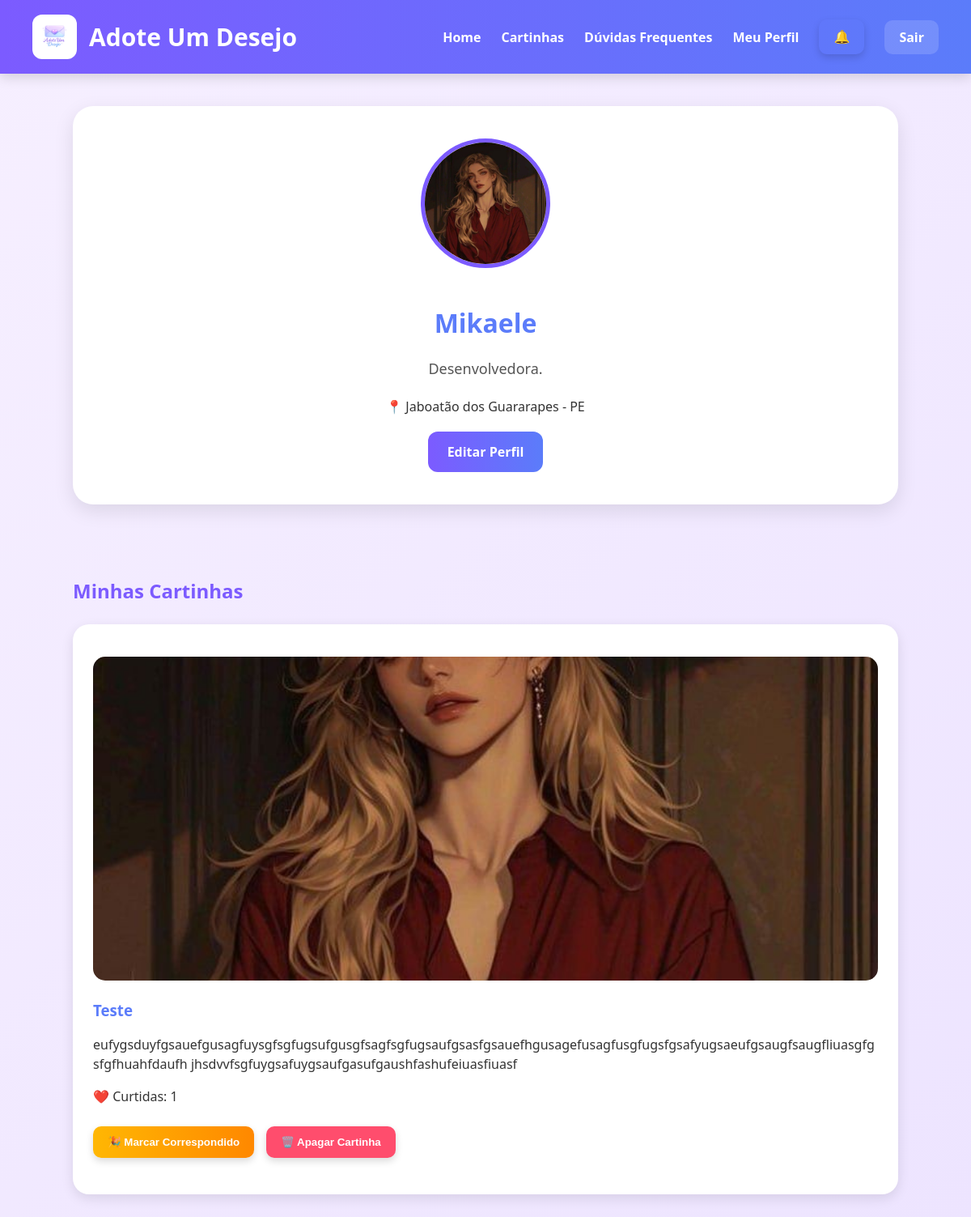
/usuarios/perfil/ (signed in), run on the app's committed database.
### usuarios/models.py (models this page shows, shortened)
class Perfil(models.Model):
    user = models.OneToOneField(
        User,
        on_delete=models.CASCADE
    )
    nome = models.CharField(
        max_length=150,
        blank=True
    )
    bio = models.TextField(
        blank=True
    )
    foto = models.ImageField(
        upload_to='perfis/',
        blank=True,
        null=True
    )
    cep = models.CharField(
        max_length=9,
        blank=True
    )
    rua = models.CharField(
        max_length=255,
        blank=True
    )
    numero = models.CharField(
        max_length=20,
        blank=True
    )
    bairro = models.CharField(
        max_length=100,
        blank=True
    )
    cidade = models.CharField(
        max_length=100,
        blank=True
    )
    estado = models.CharField(
        max_length=100,
        blank=True
    )
    complemento = models.CharField(
        max_length=255,
        blank=True
    )

### cartas/models.py (models this page shows, shortened)
class Carta(models.Model):
    autor = models.ForeignKey(
        User,
        on_delete=models.CASCADE
    )
    titulo = models.CharField(
        max_length=200
    )
    texto = models.TextField()
    cidade = models.CharField(
        max_length=100
    )
    estado = models.CharField(
        max_length=100
    )
    imagem = models.ImageField(
        upload_to='cartas/',
        blank=True,
        null=True
    )
    adotado = models.BooleanField(
        default=False
    )
    criado_em = models.DateTimeField(
        auto_now_add=True
    )
    correspondido = models.BooleanField(
        default=False
    )

### usuarios/views.py (the view)
# urls.py: path('perfil/', views.perfil, name='perfil'),
@login_required
def perfil(request):
    perfil, criado = Perfil.objects.get_or_create(
        user=request.user
    )
    return render(
        request,
        'perfil.html',
        {
            'perfil': perfil
        }
    )

### core/context_processors.py (called while the page is built)
def notificacoes(request):
    if request.user.is_authenticated:
        notificacoes_recentes = Notificacao.objects.filter(
            usuario=request.user
        ).order_by(
            '-criado_em'
        )[:5]
    else:
        notificacoes_recentes = []
    return {
        'notificacoes_recentes':
        notificacoes_recentes
    }

### templates/perfil.html (shortened to what this page needs)
{% extends 'base.html' %}
{% block content %}
<div class="perfil-page">
    <div class="perfil-card">
        {% if perfil.foto %}
            <img
                src="{{ perfil.foto.url }}"
                class="perfil-foto"
            >
        {% else %}
            <img
                src="https://via.placeholder.com/150"
                class="perfil-foto"
            >
        {% endif %}
        <h1>
            {{ request.user.username }}
        </h1>
        <p class="perfil-bio">
            {% if perfil.bio %}
                {{ perfil.bio }}
            {% else %}
                Nenhuma biografia ainda.
            {% endif %}
        </p>
        <div class="perfil-local">
            📍
            {{ perfil.cidade }}
            -
            {{ perfil.estado }}
        </div>
        <a
            href="{% url 'editar_perfil' %}"
            class="btn-editar"
        >
            Editar Perfil
        </a>
    </div>
    <div class="perfil-cartas">
        <h2>
            Minhas Cartinhas
        </h2>
        {% for carta in request.user.carta_set.all %}
            <div class="card">
                {% if carta.imagem %}
                    <img
                        src="{{ carta.imagem.url }}"
                        class="card-img"
                    >
                {% endif %}
                <h3>
                    <a href="{% url 'detalhe_carta' carta.id %}">
                        {{ carta.titulo }}
                    </a>
                </h3>
                <p>
                    {{ carta.texto }}
                </p>
                <p>
                    ❤️ Curtidas:
                    {{ carta.curtidas.count }}
                </p>
                <div class="acoes-autor">
                    {% if not carta.correspondido %}
                        <form
                            action="{% url 'correspondido_carta' carta.id %}"
                            method="POST"
                        >
                            <button
                                class="btn-correspondido"
                            >
                                🎉 Marcar Correspondido
                            </button>
                        </form>
                    {% endif %}
                    <form
                        action="{% url 'apagar_carta' carta.id %}"
                        method="POST"
                    >
                        <button
                            class="btn-apagar"
                        >
                            🗑️ Apagar Cartinha
                        </button>
                    </form>
                </div>
            </div>
        {% empty %}
            <p>
                Você ainda não publicou cartinhas.
            </p>
        {% endfor %}
    </div>
</div>
{% endblock %}

### templates/base.html (shortened to what this page needs)
{% load static %}
<!DOCTYPE html>
<html lang="pt-br">
<head>
    <link
        rel="stylesheet"
        href="{% static 'css/style.css' %}"
    >
</head>
<body>
<nav class="navbar">
    <div class="logo-area">
        <img
            src="{% static 'img/logo.png' %}"
            class="logo-img"
        >
        <h2>
            Adote Um Desejo
        </h2>
    </div>
    <div class="nav-links">
        <a href="{% url 'home' %}">
            Home
        </a>
        <a href="{% url 'feed' %}">
            Cartinhas
        </a>
        <a href="{% url 'faq' %}">
            Dúvidas Frequentes
        </a>
        {% if request.user.is_authenticated %}
            <a href="{% url 'perfil' %}">
                Meu Perfil
            </a>
            <div class="notificacao-area">
                <button
                    class="notif-btn"
                    onclick="toggleNotificacoes()"
                >
                    🔔
                </button>
            </div>
            <a
                href="{% url 'logout' %}"
                class="nav-btn"
            >
                Sair
            </a>
        {% endif %}
    </div>
</nav>
<div class="container">
    {% block content %}
    {% endblock %}
</div>
</body>
</html>

### static/css/style.css (style rules this page uses)
* { box-sizing: border-box; }
body { margin: 0; font-family: 'Segoe UI', sans-serif; background: linear-gradient( 135deg, #f6efff, #ede4ff ); color: #333; }
.navbar { background: linear-gradient( 90deg, #7c5bff, #5b7cfa ); padding: 18px 40px; display: flex; justify-content: space-between; align-items: center; box-shadow: 0 4px 15px rgba(0,0,0,0.15); position: sticky; top: 0; z-index: 1000; }
.logo-area { display: flex; align-items: center; gap: 15px; }
.logo-img { width: 55px; height: 55px; object-fit: cover; border-radius: 12px; background: white; padding: 5px; }
.logo-area h2 { color: white; margin: 0; font-size: 30px; font-weight: bold; }
.nav-links { display: flex; align-items: center; gap: 25px; }
.nav-links a { color: white; text-decoration: none; font-weight: bold; transition: 0.2s ease; }
.container { width: 85%; max-width: 1100px; margin: 40px auto; }
h1 { text-align: center; color: #5b7cfa; margin-bottom: 20px; }
form { margin-bottom: 20px; }
button { background: linear-gradient( 90deg, #9b6dff, #7c5bff ); color: white; border: none; padding: 12px 18px; border-radius: 10px; cursor: pointer; font-weight: bold; transition: 0.2s ease; box-shadow: 0 4px 10px rgba(0,0,0,0.15); }
a { color: #5b7cfa; text-decoration: none; }
.card, .stat-card { background: white; padding: 25px; border-radius: 20px; box-shadow: 0 5px 15px rgba(0,0,0,0.1); transition: 0.2s ease; }
.card img { width: 100%; max-height: 400px; object-fit: cover; border-radius: 15px; margin-top: 15px; }
p { line-height: 1.5; }
.perfil-card { background: white; padding: 30px; border-radius: 20px; text-align: center; box-shadow: 0 5px 15px rgba(0,0,0,0.1); margin-bottom: 30px; }
.perfil-foto { width: 140px; height: 140px; border-radius: 50%; object-fit: cover; margin-bottom: 15px; border: 4px solid #7c5bff; }
.notificacao-area { position: relative; }
.notif-btn { background: transparent; border: none; color: white; font-weight: bold; cursor: pointer; font-size: 16px; }
.perfil-page { display: flex; flex-direction: column; gap: 40px; }
.perfil-card { background: white; padding: 40px; border-radius: 25px; text-align: center; box-shadow: 0 8px 25px rgba(0,0,0,0.1); }
.perfil-foto { width: 160px; height: 160px; border-radius: 50%; object-fit: cover; border: 5px solid #7c5bff; margin-bottom: 20px; }
.perfil-bio { max-width: 600px; margin: 20px auto; font-size: 18px; line-height: 1.7; color: #555; }
.btn-editar { display: inline-block; margin-top: 20px; background: linear-gradient( 90deg, #7c5bff, #5b7cfa ); color: white !important; padding: 14px 24px; border-radius: 12px; text-decoration: none; font-weight: bold; transition: 0.2s; }
.perfil-cartas h2 { margin-bottom: 25px; color: #7c5bff; }
.nav-btn { background: rgba(255,255,255,0.15); padding: 10px 18px; border-radius: 10px; transition: 0.2s ease; }
.acoes-autor { display: flex; gap: 15px; margin-top: 25px; flex-wrap: wrap; }
.btn-apagar { background: #ff4d6d; }
.btn-correspondido { background: linear-gradient( 90deg, #ffb703, #ff8800 ); }
.card, .card p, .detalhe-texto { overflow-wrap: anywhere; word-break: break-word; white-space: normal; }

### data on the page
Perfil: foto (picture), bio "Desenvolvedora.", cidade "Jaboatão dos Guararapes", estado "PE"
Carta: imagem (picture), titulo "Teste", texto "eufygsduyfgsauefgusagfuysgfsgfugsufgusgfsagfsgfugsaufgsasfgsauefhgusagefusagfusgfugsfgsafyugsaeufgsaugfsaugfliuasgfgsfgfhuahfdaufh jhsdvvfsgfuygsafuygsaufgasufgaushfashufeiuasfiuasf", curtidas.count "1", correspondido "🎉 Marcar Correspondido"

### other printed values
{{ request.user.username }} "Mikaele"
